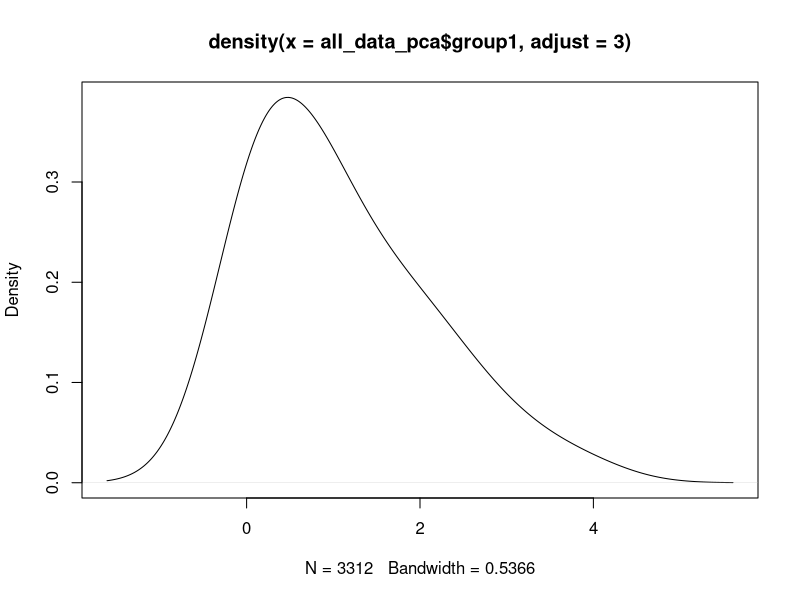
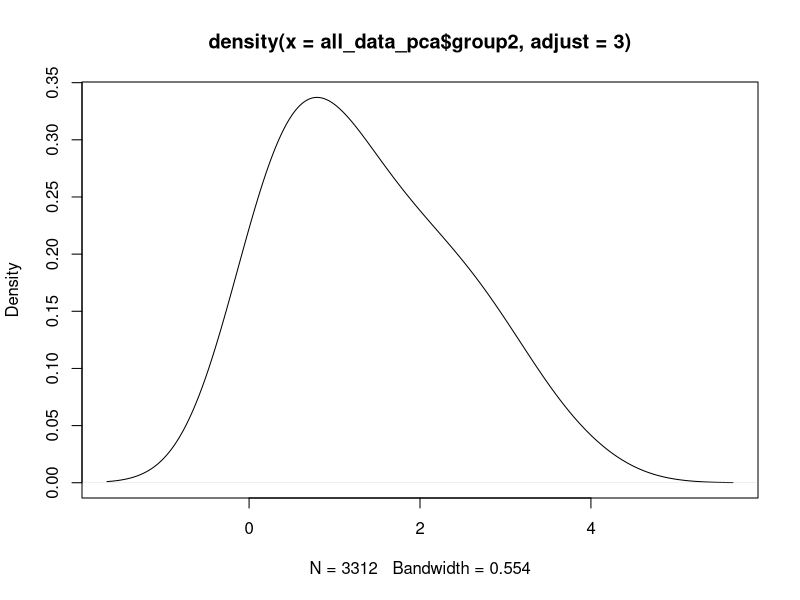
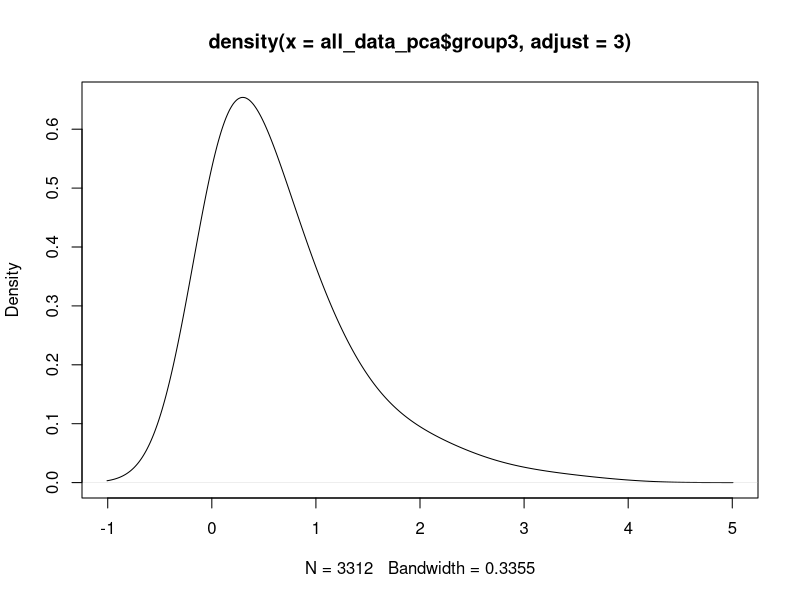
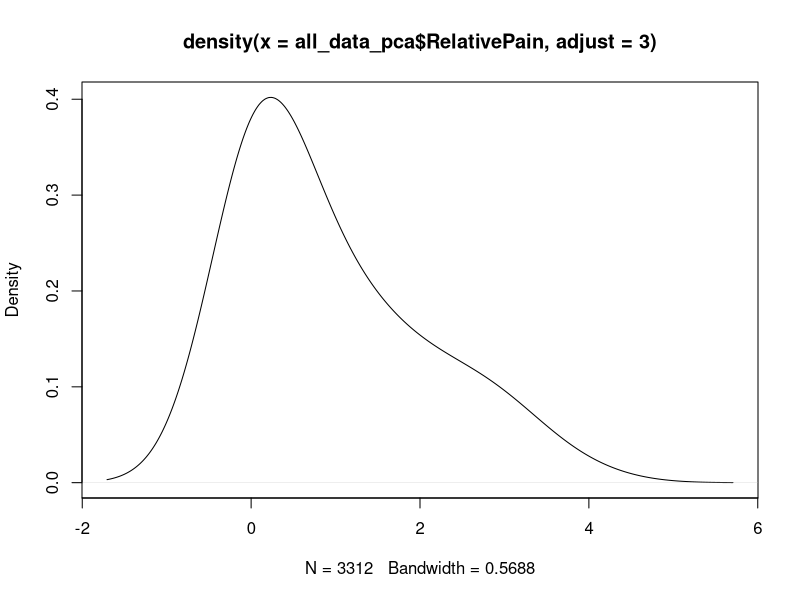
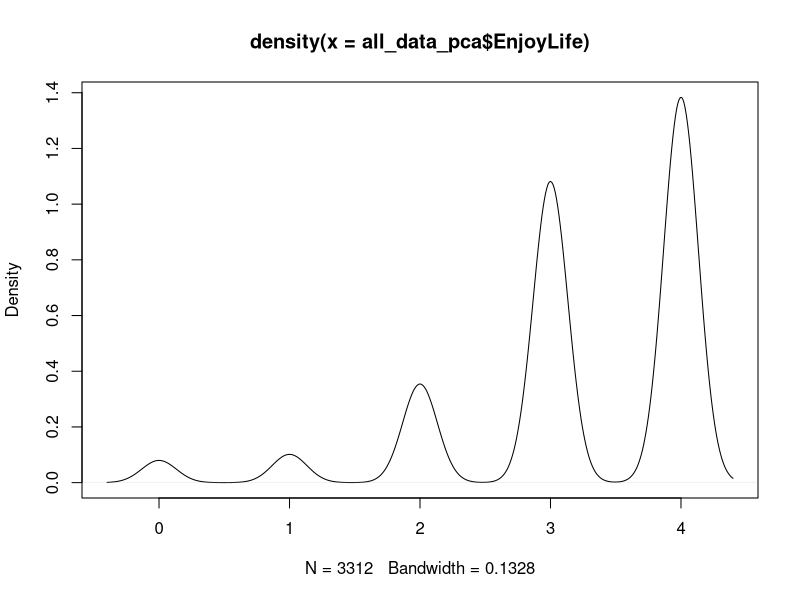
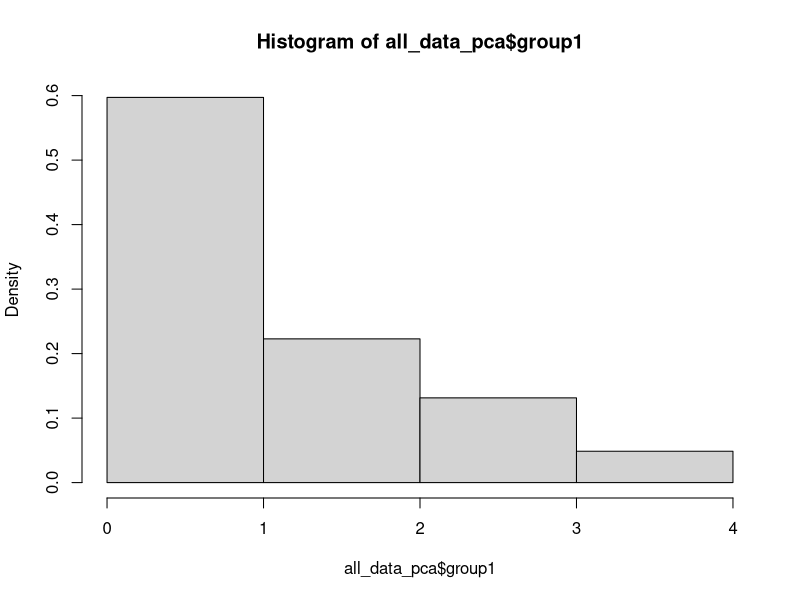
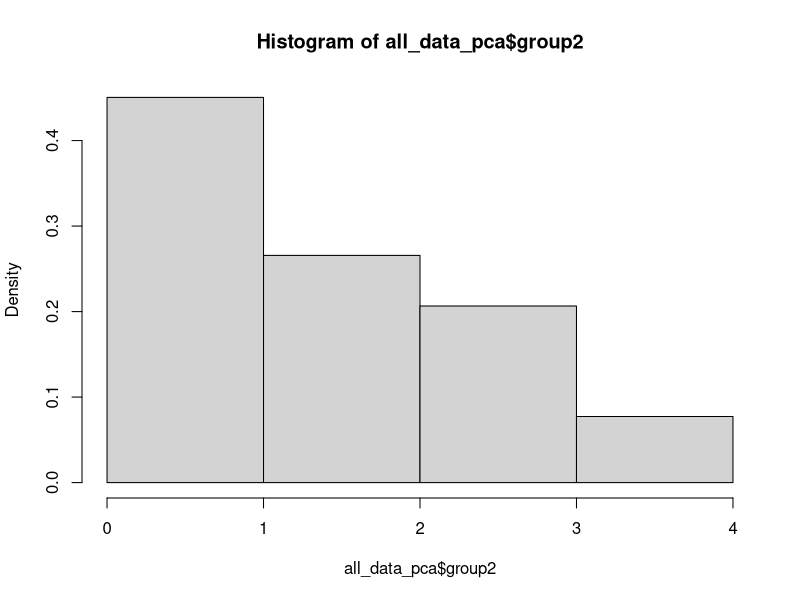
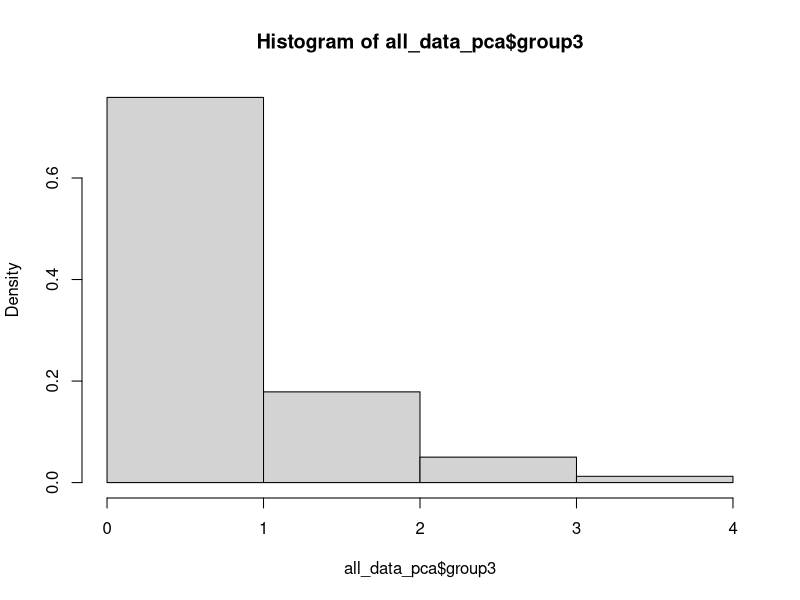

Generate these figures, in order, with R: (Note: this script raises an error after producing the figures.)
all_data_pca = read.csv("./data_all.csv")

all_data_pca =  all_data_pca[,c('group1', 'group2', 'group3', 'RelativePain','EnjoyLife')]

all_data_pca2 =  with(all_data_pca[,c('group1', 'group2', 'group3', 'RelativePain','EnjoyLife')], 
                     data.frame(LackFocus=group1, LackEnergy=group2, Psycho_Down=group3, RelativePain, EnjoyLife))

# sample how the plot looks like
plot(density(all_data_pca$group1, adjust = 3))
plot(density(all_data_pca$group2, adjust = 3))
plot(density(all_data_pca$group3, adjust = 3))
plot(density(all_data_pca$RelativePain, adjust = 3))
plot(density(all_data_pca$EnjoyLife))

hist(all_data_pca$group1, freq = FALSE, breaks = 0:4)
hist(all_data_pca$group2, freq = FALSE, breaks = 0:4)
hist(all_data_pca$group3, freq = FALSE, breaks = 0:4)
hist(all_data_pca$EnjoyLife, freq = FALSE, breaks = 0:4)
hist(all_data_pca$RelativePain, freq = FALSE, breaks = 0:4)

par(las=1)
boxplot(all_data_pca, add=F, horizontal=T, outline=F, at=c(2.5+(0:4)*3), xlim = c(1,16), boxwex = 2, whiskcol='white', staplecol = 'white')
barplot(user_data_pca , horiz = T, add = T, space = 2, ylim = c(1,16), xpd = T, col = adjustcolor('grey', alpha = 0.4),xlim = c(0,4))
# axis(side=2, at = 0:16)
pop_agV <- sapply(all_data_pca, function(x) {q <- quantile(x,prob=c(0.20,0.80), type=7)
                                             m <- mean(x)
                                             return(c(q[1], mean = m, q[2]))})
pop_agV
mapply( function(x, y) lines(rep(x, 2), y=c(-1,1)+y, lwd=3), pop_agV[2,],c(2.5+(0:4)*3))
mapply( function(x, y) lines(rep(x, 2), y=c(-1,1)*0.7+y, lwd=2.5, col = 'red'), pop_agV[1,],c(2.5+(0:4)*3))
mapply( function(x, y) lines(rep(x, 2), y=c(-1,1)*0.7+y, lwd=2.5, col = 'red'), pop_agV[3,],c(2.5+(0:4)*3))

axis(side=2, at = 0:16)
barplot( pop_agV, horiz = T, add=F, ylim = c(1,16), col = adjustcolor(c("yellow", "orange", "red"), alpha = 0.8), xlim = c(0,4), width = 0.6, space = c(0,2), beside=T )
barplot(user_data_pca , horiz = T, add = T, space = 2, ylim = c(1,16), xpd = T, col = adjustcolor('grey', alpha = 0.4),xlim = c(0,4), names.arg=NA)

barplot( pop_agV, horiz = T, add=F, ylim = c(1,20), col = adjustcolor(c("yellow", "orange", "red"), alpha = 0.5), xlim = c(0,4), width = 1, space = c(0,1), beside=T )
barplot(user_data_pca , horiz = T, add = T, width = 3, space = 1/3, ylim = c(1,20), xpd = T, col = adjustcolor('grey', alpha = 0.6),xlim = c(0,4), names.arg=NA)

barplot( rbind(pop_agV,user_data_pca ), horiz = T, add=F, col = adjustcolor(c("yellow", "orange", "red", "black"), alpha = 0.5), xlim = c(0,4), width = 1, space = c(0,1), beside=T )

barplot( pop_agV, horiz = T, add=F, ylim = c(1,20), col = adjustcolor(c("yellow", "orange", "red"), alpha = 0.5), xlim = c(0,4), width = 1, space = c(0,1), beside=T )
mapply( function(x, y) lines(c(0,x), y=rep(y,2), lwd=8, col = adjustcolor("black", alpha = 0.6)), user_data_pca , c(2.5+0:4*4))

barplot( pop_agV, horiz = T, add=F, ylim = c(1,20), col = adjustcolor(c("yellow", "orange", "red"), alpha = 0.5), xlim = c(0,4), width = 1, space = c(0,1), beside=T, border = NA )
mapply( function(x, y) lines(c(0,x), y=rep(y,2), lwd=60, col = adjustcolor("black", alpha = 0.2)), user_data_pca , c(2.5+0:4*4))

barplot( rbind(pop_agV[1,], apply(pop_agV, 2, diff)), horiz = T, add=F, col = adjustcolor(c("blue", "magenta", "red"), alpha = 0.7), xlim = c(0,4), width = 1, space = 0.4, beside=F, border = NA )
barplot( rbind(pop_agV[1,], apply(pop_agV, 2, diff)), horiz = T, add=F, col = adjustcolor(c("red", "orange", "yellow"), alpha = 0.7), xlim = c(0,4), width = 1, space = 0.4, beside=F, border = NA )
barplot( rbind(pop_agV[1,], apply(pop_agV, 2, diff)), horiz = T, add=F, col = adjustcolor(c("black", "grey", "grey90"), alpha = 0.5), xlim = c(0,4), width = 1, space = 0.4, beside=F, border = NA )
mapply( function(x, y) lines(c(0,x), y=rep(y,2), lwd=15, col = adjustcolor("black", alpha = 1)), user_data_pca , c(0.9+0:4*1.4))

offsetF <- -0.04
barplot( rbind(pop_agV[1,]-offsetF, apply(pop_agV, 2, diff)), horiz = T, add=F, col = adjustcolor(c("black", "grey", "grey90"), alpha = 0.5), xlim = c(-0.2,4), width = 1, space = 0.4, beside=F, border = NA, offset = offsetF )
mapply( function(x, y) lines(c(offsetF,x), y=rep(y,2), lwd=15, lend = 1, col = adjustcolor("black", alpha = 1), ), user_data_pca , c(0.9+0:4*1.4))

group1.ordered = unique(sort(all_data_pca$group1))
n = (3312 - cumsum(table(all_data_pca$group1)))/length(all_data_pca$group1)
plot(group1.ordered, n, type = 'l', ylim = c(-1, 1), xaxt = 'n')
points(group1.ordered, -n, type = 'l')
rect(0, -0.1, user_data_pca[1], 0.1, col = 'grey', border = NA)

plot(lowess(group1.ordered, n, iter=5, f=0.3), type = 'l', ylim = c(-1, 1), xaxt = 'n')
points(lowess(group1.ordered, -n, iter=5, f=0.3), type = 'l', ylim = c(-1, 1), xaxt = 'n')
rect(0, -0.1, user_data_pca[1], 0.1, col = 'grey', border = NA)
